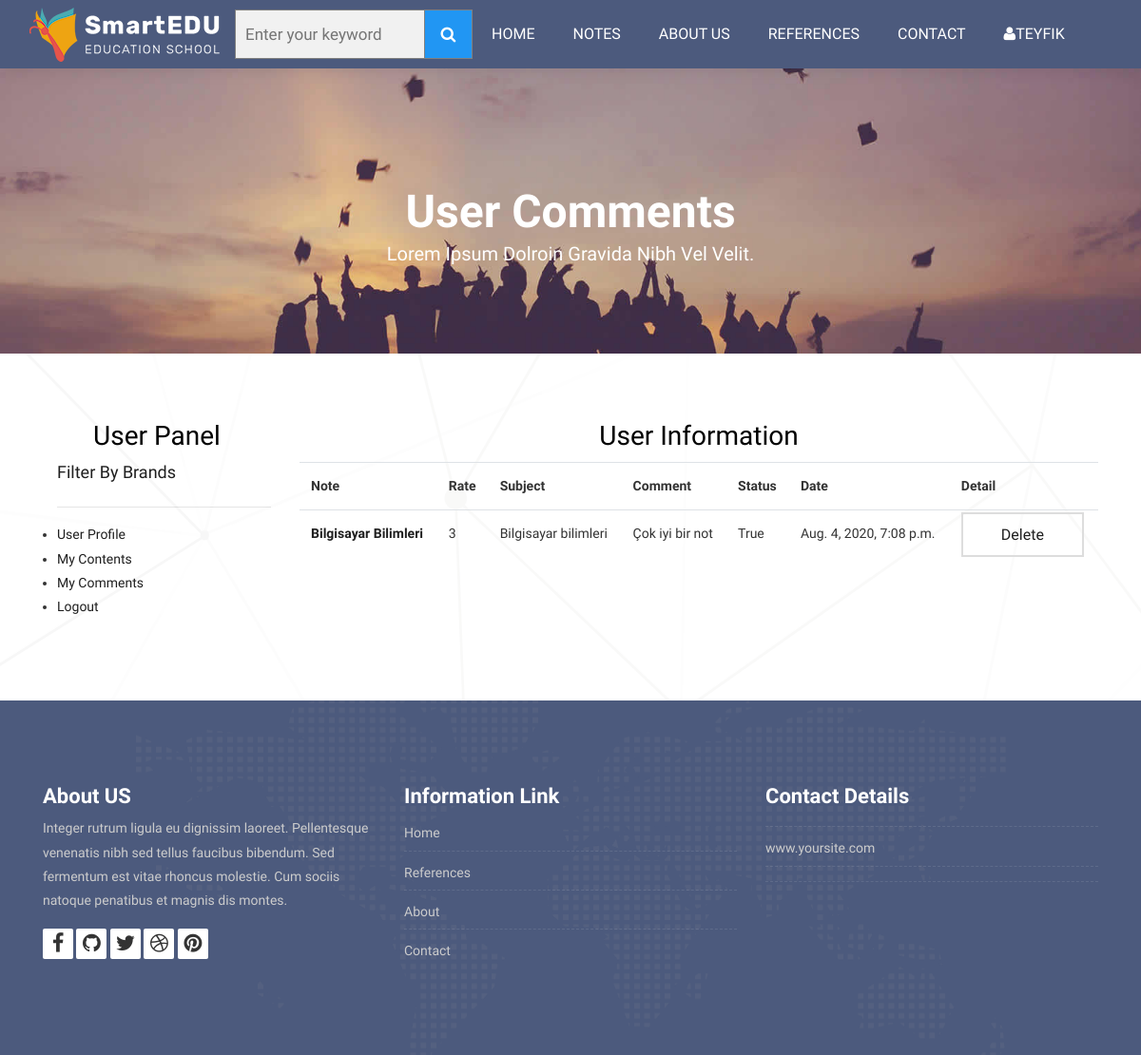
The page /user/comments/ (signed in) on the database as committed earlier.
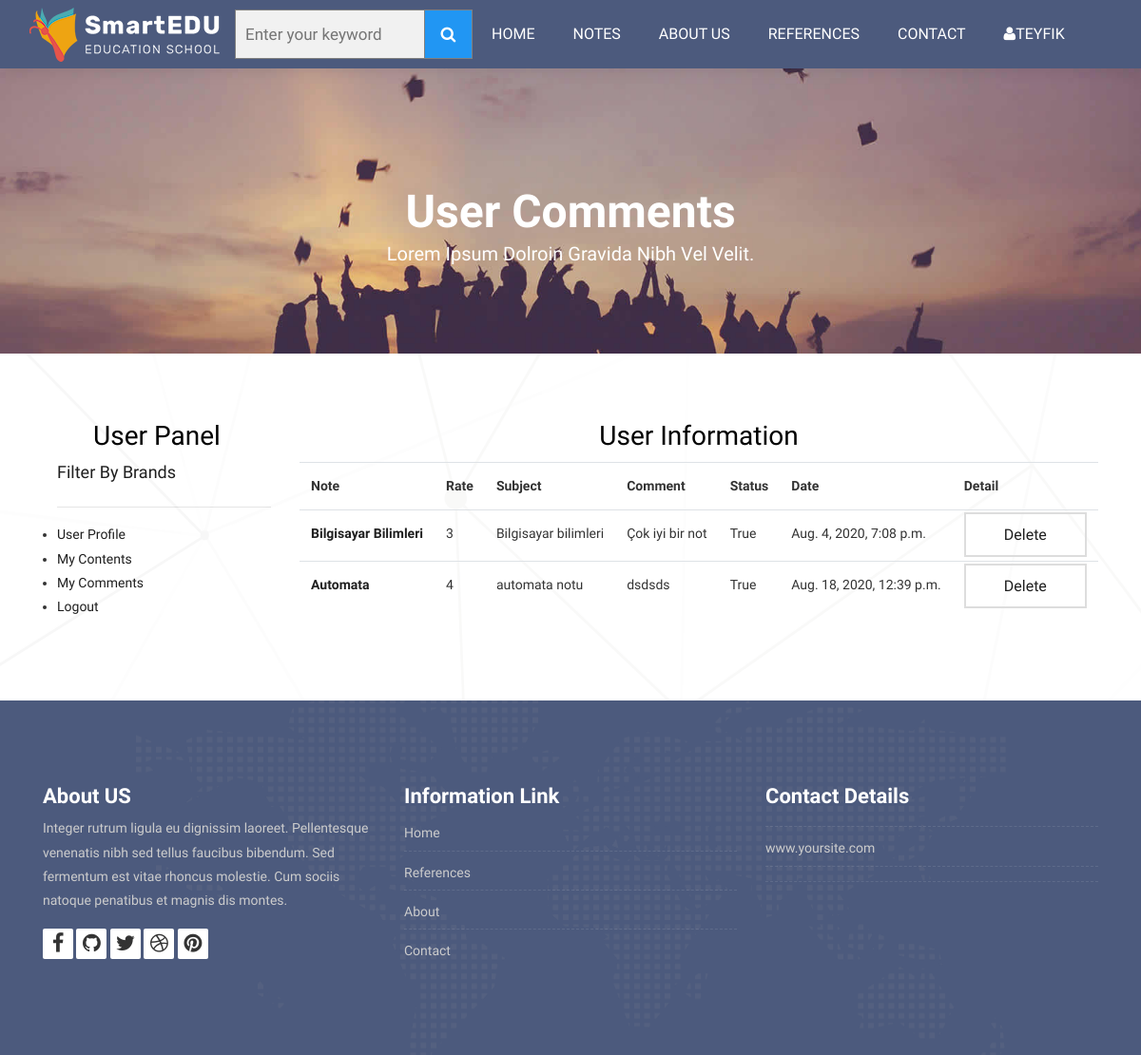
The same page on the database as committed later.
### Note/models.py (models this page shows, shortened)
class Comment(models.Model):
    STATUS=(
        ('New','Yeni'),
        ('True','Evet'),
        ('False','Hayır'),
    )
    note=models.ForeignKey(Note,on_delete=models.CASCADE)
    user=models.ForeignKey(User,on_delete=models.CASCADE)
    subject=models.CharField(max_length=50,blank=True)
    comment=models.TextField(max_length=200,blank=True)
    rate=models.IntegerField(blank=True)
    status=models.CharField(max_length=10,choices=STATUS,default='New')
    ip=models.CharField(blank=True,max_length=20)
    create_at=models.DateTimeField(auto_now_add=True)
    update_at=models.DateTimeField(auto_now=True)

class Note(models.Model):
    STATUS = (
        ('True', 'Evet'),
        ('False', 'Hayır'),
    )
    category=models.ForeignKey(Category,on_delete=models.CASCADE)#category tablosu ile ilişki
    title = models.CharField(blank=True,max_length=100)
    keywords = models.CharField(blank=True,max_length=255)
    description = models.CharField(blank=True,max_length=255)
    image = models.ImageField(blank=True,upload_to='images/')
    status = models.CharField(max_length=10, choices=STATUS)
    slug = models.SlugField(null=False,unique=True)
    detail=RichTextUploadingField()
    created_at=models.DateTimeField(auto_now_add=True)
    updated_at=models.DateTimeField(auto_now=True)

### user/views.py (the view)
# urls.py: path('comments/',views.comments,name='comments'),
@login_required(login_url='/login')
def comments(request):
    category=Category.objects.all()
    current_user=request.user
    comments= Comment.objects.filter(user_id=current_user.id)
    context={
        'category':category,
        'comments':comments,
    }
    return render(request,'user_comments.html',context)

### user/templates/user_comments.html (shortened to what this page needs)
{% extends "homebase.html" %}
{% block content %}
<div class="all-title-box">
		<div class="container text-center">
			<h1>User Comments<span class="m_1">Lorem Ipsum dolroin gravida nibh vel velit.</span></h1>
		</div>
	</div>
<div id="contact" class="section wb">
        <div class="container">
            <div class="row">
                <div class="col-md-3">
                    <div class="container">
                        <div class="map-box">
                            <h2 class="title">User Panel</h2>
                        </div>
                        {% include "user_panel.html" %}
                    </div>
                </div>
				<div class="col-md-9">
					<div class="map-box">
                        <h2 class="title">User Information</h2>
<table class="table">
    <tr>
        <th class="text-left">Note</th>
        <th class="text-left">Rate</th>
        <th class="text-left">Subject</th>
        <th class="text-left">Comment</th>
        <th class="text-left">Status</th>
        <th class="text-left">Date</th>
        <th class="text-left">Detail</th>
    </tr>
    {% for rs in comments %}
    <tr>
        <td class="text-left">
            <a href="/note/{{ rs.note_id }}/{{ rs.note.slug }}">
           <strong> {{ rs.note.title }}</strong>
                </a>
        </td>
        <td class="text-left">{{ rs.rate }}</td>
        <td class="text-left">{{ rs.subject }}</td>
        <td class="text-left">{{ rs.comment }}</td>
        <td class="text-left">{{ rs.status }}</td>
        <td class="text-left">{{ rs.create_at }}</td>
        <td class="text-left"><a class="btn-custom" href="/user/deletecomment/{{ rs.id }}" onclick="return confirm('Delete ! Are you sure?')">Delete</a></td>
    </tr>
{% endfor %}
</table>
					</div>
				</div>
            </div>
        </div>
    </div>
{% endblock %}

Rows that differ between the two databases and show on the page:
added Comment: note "Automata", rate "4", subject "automata notu", comment "dsdsds", status "True", create_at "Aug. 18, 2020, 12:39 p.m."
